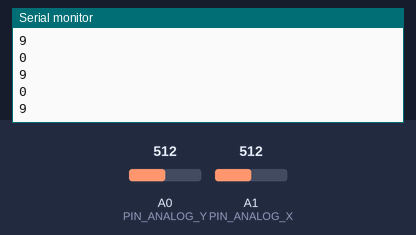
Simulated run of this sketch. Board: Arduino Uno, built with avr-gcc and run on an emulated ATmega328P. Shown: the last lines printed to the serial monitor. The test bench sets the inputs (shaded band); at power-on: A1 (PIN_ANALOG_X) = 512, A0 (PIN_ANALOG_Y) = 512.

Above: at 1.2 s.
1.3 s: A1 (PIN_ANALOG_X) set to 483
At 1.8 s:
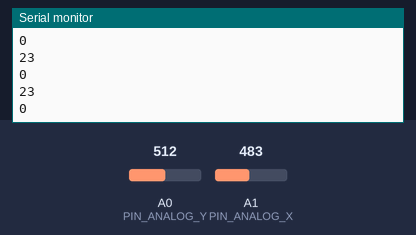
2.8 s: A0 (PIN_ANALOG_Y) set to 541
At 3.8 s:
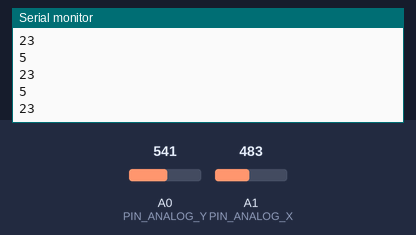
4.3 s: A1 (PIN_ANALOG_X) set to 503
At 4.9 s:
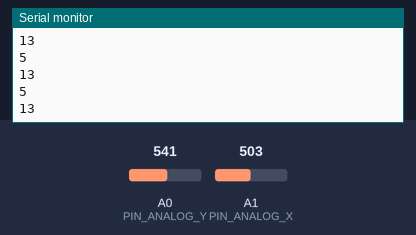
5.8 s: A0 (PIN_ANALOG_Y) set to 716
At 6.6 s:
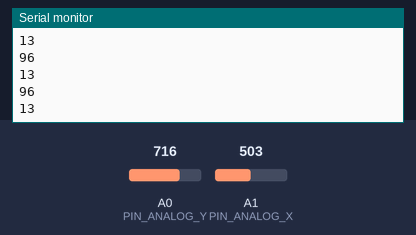
Timing chart, 0 to 8.3 s (numbered marks = the images above; inputs shaded):
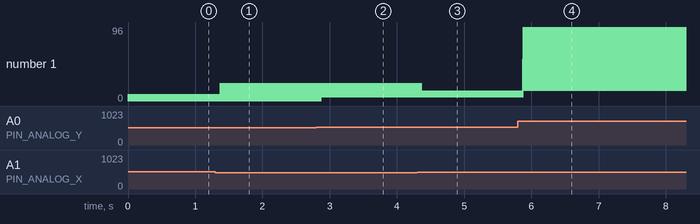

The sketch:

emisor_calibrado_ino.ino
```cpp
//emisor nrf24l01 con Mirf


#include <SPI.h>
#include <Mirf.h>
#include <nRF24L01.h>
#include <MirfHardwareSpiDriver.h>


#define  p 255
#define  k 150

#define PIN_ANALOG_X  1
#define PIN_ANALOG_Y  0
int x,y;
int P[2];


int rate[]={0,0,0,0};

void setup(){

  Serial.begin(9600);
  Mirf.cePin = 7;
  Mirf.csnPin = 8;
  Mirf.spi = &MirfHardwareSpi;
  Mirf.init();
  Mirf.setRADDR((byte *)"clie1");
  Mirf.payload = sizeof(rate);
  Mirf.config();
}

void loop(){

  Mirf.setTADDR((byte *)"serv1");

  x=analogRead(PIN_ANALOG_X);
  y=analogRead(PIN_ANALOG_Y);

  pwm(x,y,P);

  for(int i=0;i<4;i++){rate[i]=0;}

  if(P[0]>0)rate[0]=P[0];
  else rate[1]=-P[0];
  if(P[1]>0)rate[2]=P[1];
  else rate[3]=-P[1];

// Serial.print(P[0]);
//Serial.print("  ");
//Serial.print(P[1]);
// Serial.println();


  Mirf.send((byte *) &rate);

  while(Mirf.isSending()){
  }

}


void pwm(int x,int y, int* P){


       x=1023-x;

       if(x<=493){x=map(x,0,493,-p,0);}
       else{x=map(x,494,1023,1,p);}
       if(y<=531){y=map(y,0,531,-p,0);}
       else{y=map(y,532,1023,1,p);}

       if(y<5&&y>-100)y=0;
       if(x<5&&x>-5)x=0;
//   Serial.print("  ");
//
          Serial.println(x);
//Serial.print("  ");
Serial.println(y);
//    Serial.println();


       if(x==0&&y==0){                        //centro
       *P=0;
       *(P+1)=0;
       }
       else if(x==0){                         //eje y
       *P=y;
       *(P+1)=y;
       }
       else if(y==0){                         //eje x
       *P=x;
       *(P+1)=-x;
       }
       else if(y>=x&&x>0){
       *P=y;
       *(P+1)=map(p-x,p,0,p,k);
       }
       else if(y<x&&y>0){
       *P=x;
       *(P+1)=map(y-p,0,-p,k,-p);
       }
       else if(x>=-y&&y<0){
       *P=-x;
       *(P+1)=map(y+p,p,0,p,-k);
       }
       else if(x<-y&&x>0){
       *P=y;
       *(P+1)=map(x-p,0,-p,-k,-p);
       }
       else if(x>=y&&x<0){
       *P=map(-p-x,-p,0,-p,-k);
       *(P+1)=y;
       }
       else if(x<y&&y<0){
       *P=map(y+p,0,p,-k,p);
       *(P+1)=x;
       }
       else if(x<=-y&&y>0){
       *P=map(y-p,-p,0,-p,k);
       *(P+1)=-x;
       }
       else if(x>-y&&x<0){
       *P=map(x+p,0,p,k,p);
       *(P+1)=y;
       }

       }
```

Measured:
- after the input at 1.3 s, the serial monitor: prints a new line after 0.07 s (image 1)
- after the input at 2.8 s, the serial monitor: prints a new line after 0.08 s (image 2)
- after the input at 4.3 s, the serial monitor: prints a new line after 0.07 s (image 3)
- after the input at 5.8 s, the serial monitor: prints a new line after 0.08 s (image 4)
- plotted number 1: 0 → 5 after the input at 2.8 s, 5 → 13 after the input at 4.3 s, 13 → 96 after the input at 5.8 s
